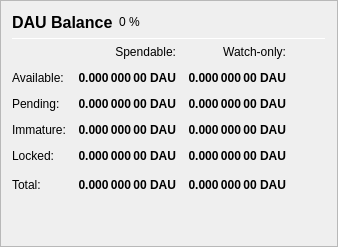
                   <widget class="QFrame" name="frame_Balances">
                    <property name="frameShape">
                     <enum>QFrame::StyledPanel</enum>
                    </property>
                    <property name="frameShadow">
                     <enum>QFrame::Raised</enum>
                    </property>
                    <layout class="QVBoxLayout" name="verticalLayout_4">
                     <item>
                      <layout class="QHBoxLayout" name="horizontalLayout_4">
                       <item>
                        <widget class="QLabel" name="label_5">
                         <property name="minimumSize">
                          <size>
                           <width>0</width>
                           <height>20</height>
                          </size>
                         </property>
                         <property name="font">
                          <font>
                           <pointsize>12</pointsize>
                           <weight>75</weight>
                           <bold>true</bold>
                          </font>
                         </property>
                         <property name="text">
                          <string>DAU Balance</string>
                         </property>
                        </widget>
                       </item>
                       <item>
                        <widget class="QLabel" name="labelDAUPercent">
                         <property name="text">
                          <string notr="true">0 %</string>
                         </property>
                        </widget>
                       </item>
                       <item>
                        <spacer name="horizontalSpacer_3">
                         <property name="orientation">
                          <enum>Qt::Horizontal</enum>
                         </property>
                         <property name="sizeHint" stdset="0">
                          <size>
                           <width>40</width>
                           <height>20</height>
                          </size>
                         </property>
                        </spacer>
                       </item>
                      </layout>
                     </item>
                     <item>
                      <widget class="Line" name="line_Balance">
                       <property name="minimumSize">
                        <size>
                         <width>0</width>
                         <height>1</height>
                        </size>
                       </property>
                       <property name="maximumSize">
                        <size>
                         <width>16777215</width>
                         <height>1</height>
                        </size>
                       </property>
                       <property name="orientation">
                        <enum>Qt::Horizontal</enum>
                       </property>
                      </widget>
                     </item>
                     <item>
                      <layout class="QGridLayout" name="gridLayout">
                       <property name="spacing">
                        <number>12</number>
                       </property>
                       <item row="0" column="1">
                        <widget class="QLabel" name="labelSpendable">
                         <property name="text">
                          <string>Spendable:</string>
                         </property>
                         <property name="alignment">
                          <set>Qt::AlignRight|Qt::AlignTrailing|Qt::AlignVCenter</set>
                         </property>
                        </widget>
                       </item>
                       <item row="0" column="2">
                        <widget class="QLabel" name="labelWatchonly">
                         <property name="text">
                          <string>Watch-only:</string>
                         </property>
                         <property name="alignment">
                          <set>Qt::AlignRight|Qt::AlignTrailing|Qt::AlignVCenter</set>
                         </property>
                        </widget>
                       </item>
                       <item row="1" column="0">
                        <widget class="QLabel" name="labelBalanceText">
                         <property name="text">
                          <string>Available:</string>
                         </property>
                        </widget>
                       </item>
                       <item row="1" column="1">
                        <widget class="QLabel" name="labelBalance">
                         <property name="font">
                          <font>
                           <weight>75</weight>
                           <bold>true</bold>
                          </font>
                         </property>
                         <property name="cursor">
                          <cursorShape>IBeamCursor</cursorShape>
                         </property>
                         <property name="toolTip">
                          <string>Your current spendable balance</string>
                         </property>
                         <property name="text">
                          <string notr="true">0.000 000 00 DAU</string>
                         </property>
                         <property name="alignment">
                          <set>Qt::AlignRight|Qt::AlignTrailing|Qt::AlignVCenter</set>
                         </property>
                         <property name="textInteractionFlags">
                          <set>Qt::LinksAccessibleByMouse|Qt::TextSelectableByKeyboard|Qt::TextSelectableByMouse</set>
                         </property>
                        </widget>
                       </item>
                       <item row="1" column="2">
                        <widget class="QLabel" name="labelWatchAvailable">
                         <property name="font">
                          <font>
                           <weight>75</weight>
                           <bold>true</bold>
                          </font>
                         </property>
                         <property name="cursor">
                          <cursorShape>IBeamCursor</cursorShape>
                         </property>
                         <property name="toolTip">
                          <string>Your current balance in watch-only addresses</string>
                         </property>
                         <property name="text">
                          <string notr="true">0.000 000 00 DAU</string>
                         </property>
                         <property name="alignment">
                          <set>Qt::AlignRight|Qt::AlignTrailing|Qt::AlignVCenter</set>
                         </property>
                         <property name="textInteractionFlags">
                          <set>Qt::LinksAccessibleByMouse|Qt::TextSelectableByKeyboard|Qt::TextSelectableByMouse</set>
                         </property>
                        </widget>
                       </item>
                       <item row="2" column="0">
                        <widget class="QLabel" name="labelPendingText">
                         <property name="text">
                          <string>Pending:</string>
                         </property>
                        </widget>
                       </item>
                       <item row="2" column="1">
                        <widget class="QLabel" name="labelUnconfirmed">
                         <property name="font">
                          <font>
                           <weight>75</weight>
                           <bold>true</bold>
                          </font>
                         </property>
                         <property name="cursor">
                          <cursorShape>IBeamCursor</cursorShape>
                         </property>
                         <property name="toolTip">
                          <string>Total of transactions that have yet to be confirmed, and do not yet count toward the spendable balance</string>
                         </property>
                         <property name="text">
                          <string notr="true">0.000 000 00 DAU</string>
                         </property>
                         <property name="alignment">
                          <set>Qt::AlignRight|Qt::AlignTrailing|Qt::AlignVCenter</set>
                         </property>
                         <property name="textInteractionFlags">
                          <set>Qt::LinksAccessibleByMouse|Qt::TextSelectableByKeyboard|Qt::TextSelectableByMouse</set>
                         </property>
                        </widget>
                       </item>
                       <item row="2" column="2">
                        <widget class="QLabel" name="labelWatchPending">
                         <property name="font">
                          <font>
                           <weight>75</weight>
                           <bold>true</bold>
                          </font>
                         </property>
                         <property name="cursor">
                          <cursorShape>IBeamCursor</cursorShape>
                         </property>
                         <property name="toolTip">
                          <string>Unconfirmed transactions to watch-only addresses</string>
                         </property>
                         <property name="text">
                          <string notr="true">0.000 000 00 DAU</string>
                         </property>
                         <property name="alignment">
                          <set>Qt::AlignRight|Qt::AlignTrailing|Qt::AlignVCenter</set>
                         </property>
                         <property name="textInteractionFlags">
                          <set>Qt::LinksAccessibleByMouse|Qt::TextSelectableByKeyboard|Qt::TextSelectableByMouse</set>
                         </property>
                        </widget>
                       </item>
                       <item row="3" column="0">
                        <widget class="QLabel" name="labelImmatureText">
                         <property name="text">
                          <string>Immature:</string>
                         </property>
                        </widget>
                       </item>
                       <item row="3" column="1">
                        <widget class="QLabel" name="labelImmature">
                         <property name="font">
                          <font>
                           <weight>75</weight>
                           <bold>true</bold>
                          </font>
                         </property>
                         <property name="cursor">
                          <cursorShape>IBeamCursor</cursorShape>
                         </property>
                         <property name="toolTip">
                          <string>Staked or masternode rewards that has not yet matured</string>
                         </property>
                         <property name="text">
                          <string notr="true">0.000 000 00 DAU</string>
                         </property>
                         <property name="alignment">
                          <set>Qt::AlignRight|Qt::AlignTrailing|Qt::AlignVCenter</set>
                         </property>
                         <property name="textInteractionFlags">
                          <set>Qt::LinksAccessibleByMouse|Qt::TextSelectableByKeyboard|Qt::TextSelectableByMouse</set>
                         </property>
                        </widget>
                       </item>
                       <item row="3" column="2">
                        <widget class="QLabel" name="labelWatchImmature">
                         <property name="font">
                          <font>
                           <weight>75</weight>
                           <bold>true</bold>
                          </font>
                         </property>
                         <property name="cursor">
                          <cursorShape>IBeamCursor</cursorShape>
                         </property>
                         <property name="toolTip">
                          <string>Staked or masternode rewards in watch-only addresses that has not yet matured</string>
                         </property>
                         <property name="text">
                          <string notr="true">0.000 000 00 DAU</string>
                         </property>
                         <property name="alignment">
                          <set>Qt::AlignRight|Qt::AlignTrailing|Qt::AlignVCenter</set>
                         </property>
                         <property name="textInteractionFlags">
                          <set>Qt::LinksAccessibleByMouse|Qt::TextSelectableByKeyboard|Qt::TextSelectableByMouse</set>
                         </property>
                        </widget>
                       </item>
                       <item row="4" column="0">
                        <widget class="QLabel" name="labelLockedBalanceText">
                         <property name="toolTip">
                          <string>Locked DAU or Masternode collaterals. These are excluded from zDAU minting.</string>
                         </property>
                         <property name="text">
                          <string>Locked:</string>
                         </property>
                        </widget>
                       </item>
                       <item row="4" column="1">
                        <widget class="QLabel" name="labelLockedBalance">
                         <property name="font">
                          <font>
                           <weight>75</weight>
                           <bold>true</bold>
                          </font>
                         </property>
                         <property name="cursor">
                          <cursorShape>IBeamCursor</cursorShape>
                         </property>
                         <property name="toolTip">
                          <string>Locked DAU or Masternode collaterals. These are excluded from zDAU minting.</string>
                         </property>
                         <property name="text">
                          <string notr="true">0.000 000 00 DAU</string>
                         </property>
                         <property name="alignment">
                          <set>Qt::AlignRight|Qt::AlignTrailing|Qt::AlignVCenter</set>
                         </property>
                         <property name="textInteractionFlags">
                          <set>Qt::LinksAccessibleByMouse|Qt::TextSelectableByKeyboard|Qt::TextSelectableByMouse</set>
                         </property>
                        </widget>
                       </item>
                       <item row="4" column="2">
                        <widget class="QLabel" name="labelWatchLocked">
                         <property name="font">
                          <font>
                           <weight>75</weight>
                           <bold>true</bold>
                          </font>
                         </property>
                         <property name="cursor">
                          <cursorShape>IBeamCursor</cursorShape>
                         </property>
                         <property name="toolTip">
                          <string>Current locked balance in watch-only addresses</string>
                         </property>
                         <property name="text">
                          <string notr="true">0.000 000 00 DAU</string>
                         </property>
                         <property name="alignment">
                          <set>Qt::AlignRight|Qt::AlignTrailing|Qt::AlignVCenter</set>
                         </property>
                         <property name="textInteractionFlags">
                          <set>Qt::LinksAccessibleByMouse|Qt::TextSelectableByKeyboard|Qt::TextSelectableByMouse</set>
                         </property>
                        </widget>
                       </item>
                       <item row="5" column="0">
                        <widget class="QLabel" name="labelTotalText">
                         <property name="toolTip">
                          <string>Your current DigitalAustralianDollar balance, unconfirmed and immature transactions included</string>
                         </property>
                         <property name="text">
                          <string>Total:</string>
                         </property>
                        </widget>
                       </item>
                       <item row="5" column="1">
                        <widget class="QLabel" name="labelTotal">
                         <property name="font">
                          <font>
                           <weight>75</weight>
                           <bold>true</bold>
                          </font>
                         </property>
                         <property name="cursor">
                          <cursorShape>IBeamCursor</cursorShape>
                         </property>
                         <property name="toolTip">
                          <string>Your current DigitalAustralianDollar balance, unconfirmed and immature transactions included</string>
                         </property>
                         <property name="text">
                          <string notr="true">0.000 000 00 DAU</string>
                         </property>
                         <property name="alignment">
                          <set>Qt::AlignRight|Qt::AlignTrailing|Qt::AlignVCenter</set>
                         </property>
                         <property name="textInteractionFlags">
                          <set>Qt::LinksAccessibleByMouse|Qt::TextSelectableByKeyboard|Qt::TextSelectableByMouse</set>
                         </property>
                        </widget>
                       </item>
                       <item row="5" column="2">
                        <widget class="QLabel" name="labelWatchTotal">
                         <property name="font">
                          <font>
                           <weight>75</weight>
                           <bold>true</bold>
                          </font>
                         </property>
                         <property name="cursor">
                          <cursorShape>IBeamCursor</cursorShape>
                         </property>
                         <property name="toolTip">
                          <string>Current total balance in watch-only addresses</string>
                         </property>
                         <property name="text">
                          <string notr="true">0.000 000 00 DAU</string>
                         </property>
                         <property name="alignment">
                          <set>Qt::AlignRight|Qt::AlignTrailing|Qt::AlignVCenter</set>
                         </property>
                         <property name="textInteractionFlags">
                          <set>Qt::LinksAccessibleByMouse|Qt::TextSelectableByKeyboard|Qt::TextSelectableByMouse</set>
                         </property>
                        </widget>
                       </item>
                       <item row="5" column="3">
                        <spacer name="horizontalSpacer_9">
                         <property name="orientation">
                          <enum>Qt::Horizontal</enum>
                         </property>
                         <property name="sizeHint" stdset="0">
                          <size>
                           <width>40</width>
                           <height>20</height>
                          </size>
                         </property>
                        </spacer>
                       </item>
                      </layout>
                     </item>
                     <item>
                      <spacer name="verticalSpacer_3">
                       <property name="orientation">
                        <enum>Qt::Vertical</enum>
                       </property>
                       <property name="sizeHint" stdset="0">
                        <size>
                         <width>20</width>
                         <height>40</height>
                        </size>
                       </property>
                      </spacer>
                     </item>
                    </layout>
                   </widget>
